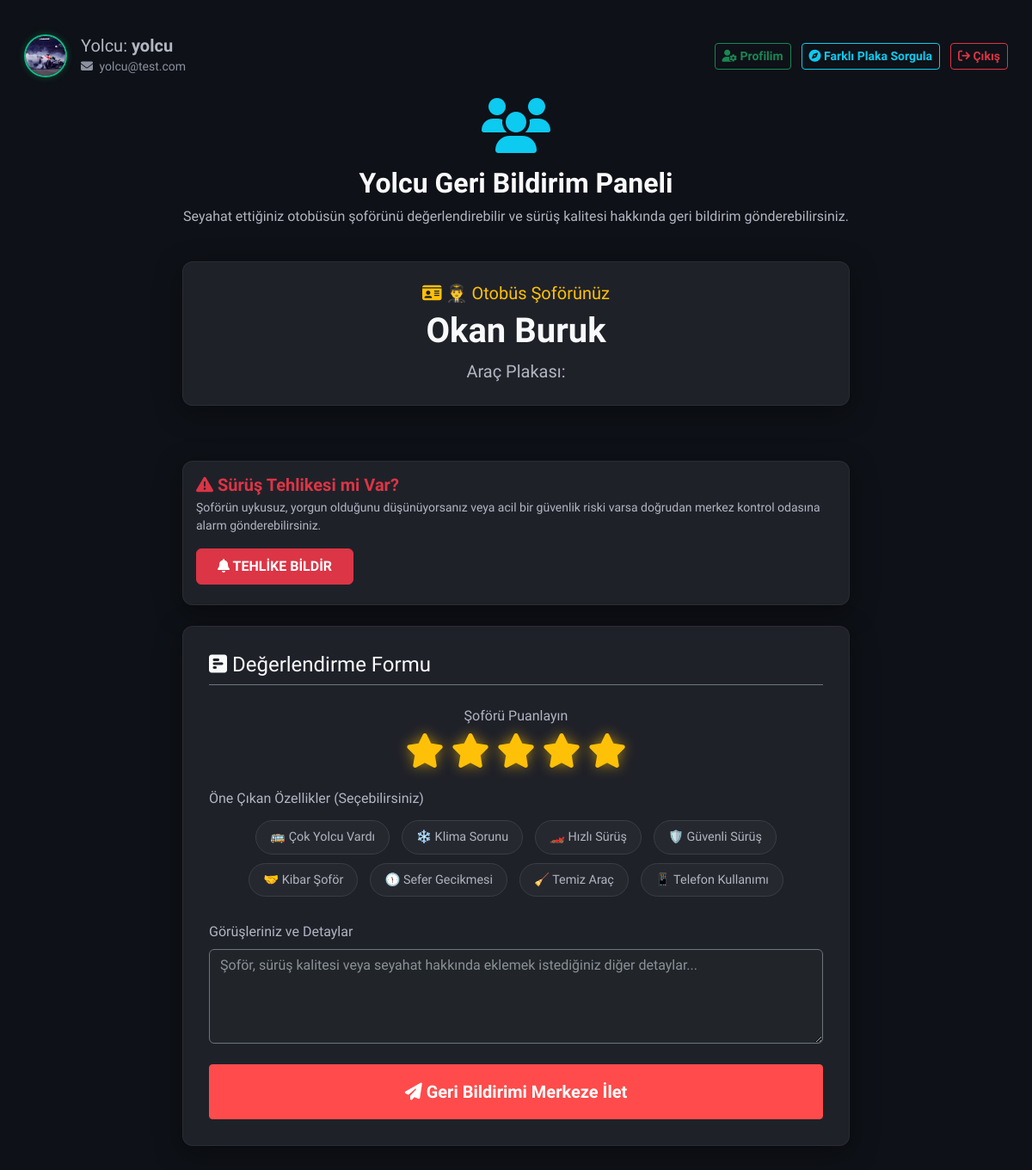
Page /yolcu/11 (signed in) on the earlier database version.
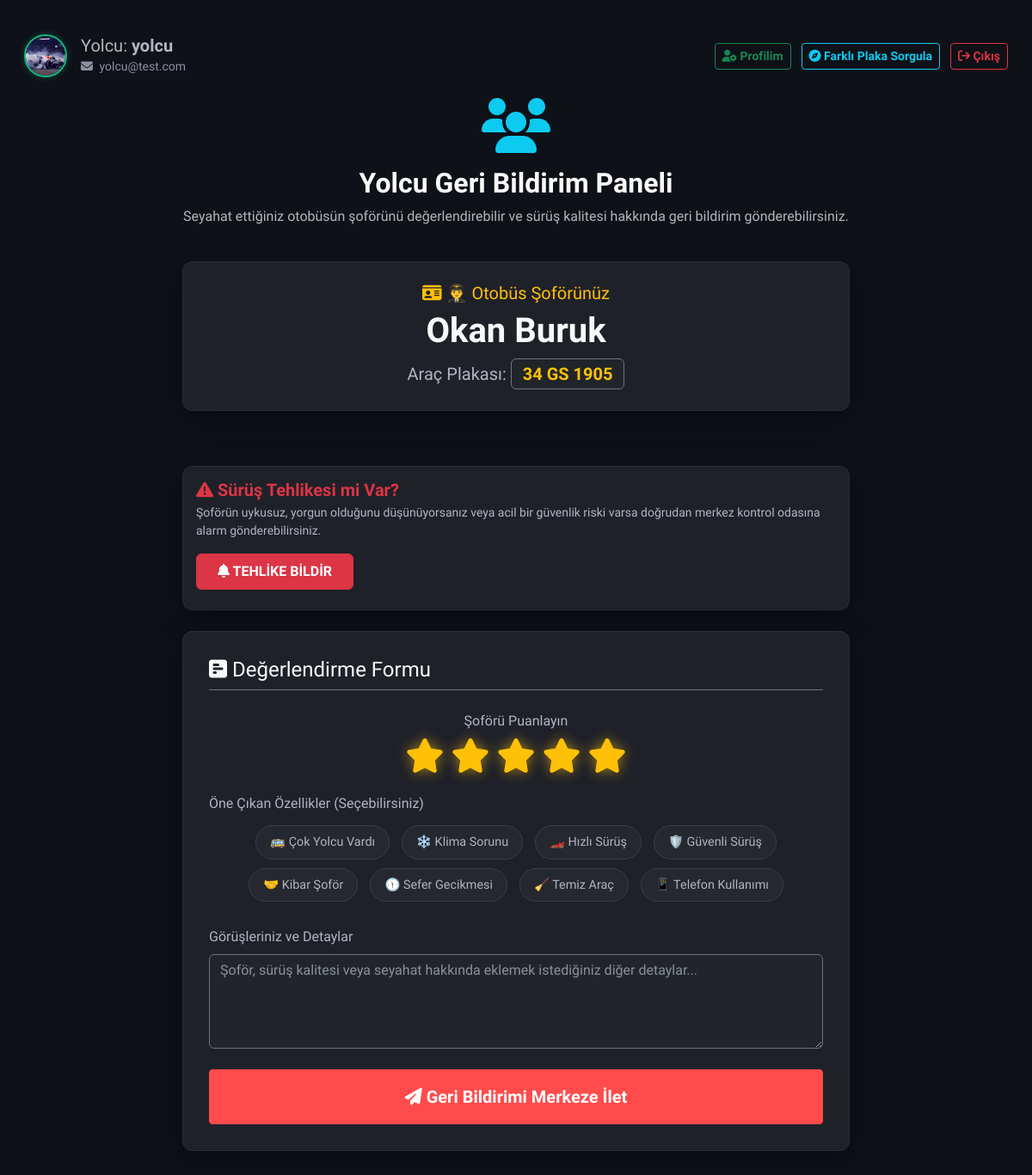
Same page on the later database version.
### app/models.py (models this page shows, shortened)
class Sofor(UserMixin, db.Model):
    __tablename__ = 'soforler'
    id: Mapped[int] = mapped_column(primary_key=True, autoincrement=True)
    ad: Mapped[str] = mapped_column(String(100), nullable=False)
    soyad: Mapped[str] = mapped_column(String(100), nullable=False)
    kullanici_adi: Mapped[str] = mapped_column(String(100), nullable=False, unique=True)
    email: Mapped[Optional[str]] = mapped_column(String(120), unique=True)
    arac_plaka: Mapped[Optional[str]] = mapped_column(String(50), nullable=True)
    sifre_hash: Mapped[str] = mapped_column(String(255), nullable=False)
    sifre_plain: Mapped[Optional[str]] = mapped_column(String(255))
    reset_token: Mapped[Optional[str]] = mapped_column(String(100))
    reset_token_expiry: Mapped[Optional[str]] = mapped_column(String(50))
    profil_resmi: Mapped[Optional[str]] = mapped_column(String(255), nullable=True)
    alarmlar: Mapped[List["Alarm"]] = relationship(back_populates="sofor")
    ses_loglari: Mapped[List["SesLog"]] = relationship(back_populates="sofor")
    vardiya_kayitlari: Mapped[List["VardiyaSesKaydi"]] = relationship(back_populates="sofor")
    yorumlar: Mapped[List["YolcuYorum"]] = relationship(back_populates="sofor")
    konum: Mapped[Optional["AracKonum"]] = relationship(back_populates="sofor", uselist=False)

### app/main/routes.py (the view, shortened to what this page needs)
@bp.route('/yolcu/<int:sofor_id>', methods=['GET', 'POST'])
@yolcu_login_required
def yolcu_panel(sofor_id):
    sofor = db.session.get(Sofor, sofor_id)
    if not sofor:
        return redirect(url_for('auth.login'))
    yolcu = db.session.get(Yolcu, session['yolcu_id'])
    return render_template('yolcu.html', title='Yolcu Paneli', sofor=sofor, yolcu=yolcu)

### app/auth/routes.py (called while the page is built)
def yolcu_login_required(f):
    @wraps(f)
    def decorated_function(*args, **kwargs):
        if 'yolcu_id' not in session:
            flash('Bu sayfayı görmek için lütfen yolcu girişi yapın.', 'warning')
            return redirect(url_for('auth.login'))
        return f(*args, **kwargs)
    return decorated_function

### app/templates/yolcu.html (shortened to what the changed rows need)
{% extends "base.html" %}
{% block content %}
<div class="row justify-content-center">
    <div class="col-md-8 text-center mb-4">
        <h2 class="fw-bold">Yolcu Geri Bildirim Paneli</h2>
    </div>
</div>
<div class="row justify-content-center">
    <div class="col-md-8 mb-4">
        <div class="streamlit-container mt-0 text-center premium-card py-4">
            <h5 class="text-warning mb-2"><i class="fa-solid fa-id-card text-warning"></i> 👨‍✈️ Otobüs Şoförünüz</h5>
            <div class="display-6 fw-bold text-light mb-2">{{ sofor.ad }} {{ sofor.soyad }}</div>
            <p class="text-secondary fs-5 mb-0">Araç Plakası: <span class="badge bg-dark border border-secondary fs-5 text-warning">{{ sofor.arac_plaka }}</span></p>
        </div>
    </div>
</div>
{% endblock %}

Differences in the rows shown:
changed Sofor "Okan": arac_plaka (not shown) → "34 GS 1905"
